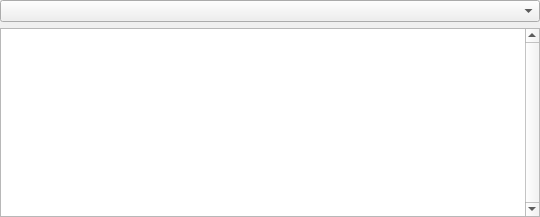
<?xml version="1.0" encoding="UTF-8"?>
<ui version="4.0">
 <class>LogsDock</class>
 <widget class="QDockWidget" name="LogsDock">
  <property name="geometry">
   <rect>
    <x>0</x>
    <y>0</y>
    <width>540</width>
    <height>217</height>
   </rect>
  </property>
  <property name="windowTitle">
   <string>&amp;Logs</string>
  </property>
  <widget class="QWidget" name="dockWidgetContents">
   <layout class="QVBoxLayout" name="verticalLayout">
    <property name="leftMargin">
     <number>0</number>
    </property>
    <property name="topMargin">
     <number>0</number>
    </property>
    <property name="rightMargin">
     <number>0</number>
    </property>
    <property name="bottomMargin">
     <number>0</number>
    </property>
    <item>
     <widget class="FilterComboBox" name="filterComboBox">
      <property name="toolTip">
       <string>Filter logs by module</string>
      </property>
     </widget>
    </item>
    <item>
     <widget class="QTableView" name="table">
      <property name="contextMenuPolicy">
       <enum>Qt::ActionsContextMenu</enum>
      </property>
      <property name="verticalScrollBarPolicy">
       <enum>Qt::ScrollBarAlwaysOn</enum>
      </property>
      <property name="alternatingRowColors">
       <bool>true</bool>
      </property>
      <property name="selectionBehavior">
       <enum>QAbstractItemView::SelectRows</enum>
      </property>
      <property name="verticalScrollMode">
       <enum>QAbstractItemView::ScrollPerPixel</enum>
      </property>
      <property name="horizontalScrollMode">
       <enum>QAbstractItemView::ScrollPerPixel</enum>
      </property>
      <property name="wordWrap">
       <bool>false</bool>
      </property>
      <attribute name="horizontalHeaderHighlightSections">
       <bool>false</bool>
      </attribute>
      <attribute name="horizontalHeaderStretchLastSection">
       <bool>true</bool>
      </attribute>
      <attribute name="verticalHeaderVisible">
       <bool>false</bool>
      </attribute>
     </widget>
    </item>
   </layout>
  </widget>
  <action name="actionCopy">
   <property name="text">
    <string>Copy</string>
   </property>
   <property name="shortcut">
    <string>Ctrl+C</string>
   </property>
  </action>
 </widget>
 <customwidgets>
  <customwidget>
   <class>FilterComboBox</class>
   <extends>QComboBox</extends>
   <header>app.filtercombobox</header>
   <slots>
    <signal>popup_hidden()</signal>
   </slots>
  </customwidget>
 </customwidgets>
 <resources/>
 <connections>
  <connection>
   <sender>filterComboBox</sender>
   <signal>popup_hidden()</signal>
   <receiver>LogsDock</receiver>
   <slot>reset_filter()</slot>
   <hints>
    <hint type="sourcelabel">
     <x>269</x>
     <y>29</y>
    </hint>
    <hint type="destinationlabel">
     <x>269</x>
     <y>108</y>
    </hint>
   </hints>
  </connection>
  <connection>
   <sender>actionCopy</sender>
   <signal>triggered()</signal>
   <receiver>LogsDock</receiver>
   <slot>copy_selected()</slot>
   <hints>
    <hint type="sourcelabel">
     <x>269</x>
     <y>131</y>
    </hint>
    <hint type="destinationlabel">
     <x>269</x>
     <y>108</y>
    </hint>
   </hints>
  </connection>
 </connections>
 <slots>
  <slot>reset_filter()</slot>
  <slot>copy_selected()</slot>
 </slots>
</ui>
